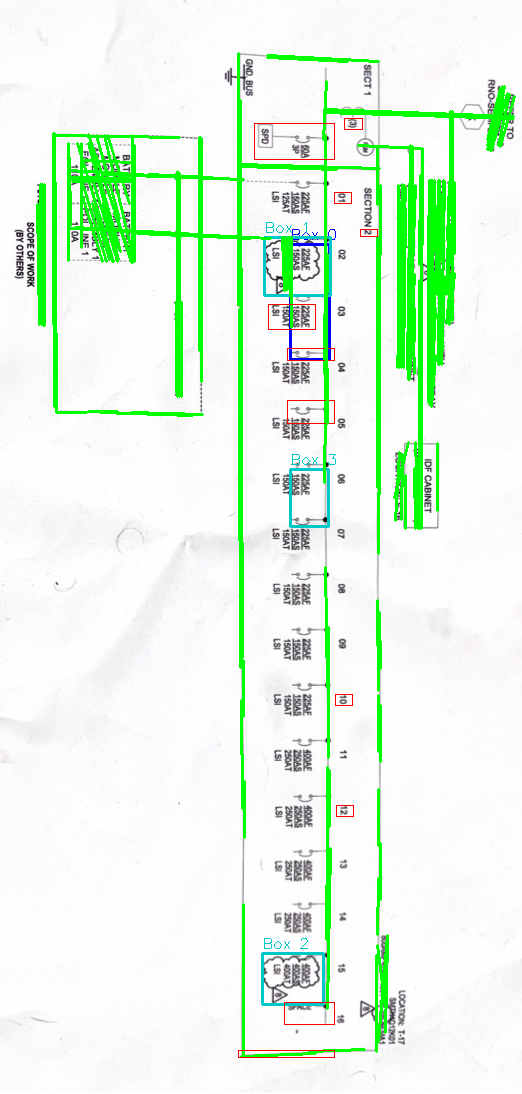
#> input picture annotated_drawing.png, 522 x 1094 px
$ python -i drawing_agent.py   (imports and definitions only)
#> lines starting #> are read from the running program, lines starting #| are printed output that depends on the picture; after the words box and inside, x2 and y2 are one past the last pixel; in counts of white or black regions, pixels touching at a corner belong together
### drawing_preprocessor.py
"""
OpenCV Preprocessing for Electrical Drawings
Detects equipment boxes, connection lines, and text regions BEFORE AI analysis
This is what makes autonomous SLD reading possible
"""

import cv2
import numpy as np
from typing import List, Dict, Tuple, Optional
from dataclasses import dataclass

@dataclass
class EquipmentBox:
    """Detected equipment box on drawing"""
    x: int
    y: int
    width: int
    height: int
    center_x: int
    center_y: int
    area: int
    has_text: bool = False

@dataclass
class ConnectionLine:
    """Detected line connecting equipment"""
    x1: int
    y1: int
    x2: int
    y2: int
    length: float
    angle: float
    source_box: Optional[int] = None
    dest_box: Optional[int] = None
    text_region: Optional[Tuple[int, int, int, int]] = None

@dataclass
class TextRegion:
    """Detected text region (potential labels/specs)"""
    x: int
    y: int
    width: int
    height: int
    near_line: Optional[int] = None
    near_box: Optional[int] = None


class DrawingPreprocessor:
    """
    Preprocesses electrical drawings to detect structure before AI analysis
    Uses OpenCV to find equipment boxes, connection lines, and text regions
    """

    def __init__(self, image_path: str):
        """Load and prepare image for analysis"""
        self.image_path = image_path
        self.image = cv2.imread(image_path)
        self.gray = cv2.cvtColor(self.image, cv2.COLOR_BGR2GRAY)
        self.height, self.width = self.gray.shape

        # Detection results
        self.equipment_boxes: List[EquipmentBox] = []
        self.connection_lines: List[ConnectionLine] = []
        self.text_regions: List[TextRegion] = []

    def detect_equipment_boxes(self, min_size: int = 1000, max_size: int = 50000) -> List[EquipmentBox]:
        """
        Detect rectangular equipment boxes (switchboards, panels, transformers)

        Returns equipment boxes sorted by size (largest first = likely main equipment)
        """
        # Adaptive threshold to handle varying contrast
        binary = cv2.adaptiveThreshold(
            self.gray, 255, cv2.ADAPTIVE_THRESH_GAUSSIAN_C,
            cv2.THRESH_BINARY_INV, 11, 2
        )

        # Find contours
        contours, _ = cv2.findContours(binary, cv2.RETR_EXTERNAL, cv2.CHAIN_APPROX_SIMPLE)

        boxes = []
        for contour in contours:
            # Get bounding rectangle
            x, y, w, h = cv2.boundingRect(contour)
            area = w * h

            # Filter by size and aspect ratio
            if min_size < area < max_size:
                aspect_ratio = w / h if h > 0 else 0

                # Equipment boxes are roughly rectangular (not extreme aspect ratios)
                if 0.3 < aspect_ratio < 3.0:
                    boxes.append(EquipmentBox(
                        x=x, y=y, width=w, height=h,
                        center_x=x + w//2,
                        center_y=y + h//2,
                        area=area
                    ))

        # Sort by area (largest first - likely main equipment)
        boxes.sort(key=lambda b: b.area, reverse=True)

        self.equipment_boxes = boxes
        return boxes

    def detect_connection_lines(self, min_length: int = 50) -> List[ConnectionLine]:
        """
        Detect lines connecting equipment (electrical feeders)

        Uses Hough Line Transform to find straight lines
        """
        # Edge detection
        edges = cv2.Canny(self.gray, 50, 150, apertureSize=3)

        # Detect lines using probabilistic Hough transform
        lines = cv2.HoughLinesP(
            edges,
            rho=1,
            theta=np.pi/180,
            threshold=50,
            minLineLength=min_length,
            maxLineGap=10
        )

        connection_lines = []
        if lines is not None:
            for line in lines:
                x1, y1, x2, y2 = line[0]

                # Calculate length and angle
                length = np.sqrt((x2 - x1)**2 + (y2 - y1)**2)
                angle = np.arctan2(y2 - y1, x2 - x1) * 180 / np.pi

                if length >= min_length:
                    connection_lines.append(ConnectionLine(
                        x1=x1, y1=y1, x2=x2, y2=y2,
                        length=length,
                        angle=angle
                    ))

        self.connection_lines = connection_lines
        return connection_lines

    def detect_text_regions(self) -> List[TextRegion]:
        """
        Detect regions likely to contain text (labels, specs, annotations)

        Uses morphological operations to find text-like patterns
        """
        # Threshold
        _, binary = cv2.threshold(self.gray, 0, 255, cv2.THRESH_BINARY_INV + cv2.THRESH_OTSU)

        # Morphological operations to connect text
        kernel = cv2.getStructuringElement(cv2.MORPH_RECT, (10, 3))
        dilated = cv2.dilate(binary, kernel, iterations=1)

        # Find text contours
        contours, _ = cv2.findContours(dilated, cv2.RETR_EXTERNAL, cv2.CHAIN_APPROX_SIMPLE)

        text_regions = []
        for contour in contours:
            x, y, w, h = cv2.boundingRect(contour)

            # Text regions are typically wider than tall
            aspect_ratio = w / h if h > 0 else 0

            # Filter for text-like regions
            if aspect_ratio > 1.5 and 100 < w * h < 10000:
                text_regions.append(TextRegion(x=x, y=y, width=w, height=h))

        self.text_regions = text_regions
        return text_regions

    def associate_text_with_lines(self, proximity_threshold: int = 30):
        """
        Associate detected text regions with nearby connection lines
        Text near a line likely describes that feeder's specifications
        """
        for text_region in self.text_regions:
            text_center_x = text_region.x + text_region.width // 2
            text_center_y = text_region.y + text_region.height // 2

            min_distance = float('inf')
            nearest_line_idx = None

            for idx, line in enumerate(self.connection_lines):
                # Calculate distance from text center to line
                distance = self._point_to_line_distance(
                    text_center_x, text_center_y,
                    line.x1, line.y1, line.x2, line.y2
                )

                if distance < min_distance and distance < proximity_threshold:
                    min_distance = distance
                    nearest_line_idx = idx

            if nearest_line_idx is not None:
                text_region.near_line = nearest_line_idx
                # Store text region coordinates with the line
                self.connection_lines[nearest_line_idx].text_region = (
                    text_region.x, text_region.y,
                    text_region.width, text_region.height
                )

    def associate_lines_with_boxes(self, proximity_threshold: int = 20):
        """
        Determine which equipment boxes each line connects
        This reveals the power distribution topology
        """
        for line_idx, line in enumerate(self.connection_lines):
            # Check line endpoints against box locations
            for box_idx, box in enumerate(self.equipment_boxes):
                # Check if line start point is near/in box
                if self._point_near_box(line.x1, line.y1, box, proximity_threshold):
                    if line.source_box is None:
                        line.source_box = box_idx

                # Check if line end point is near/in box
                if self._point_near_box(line.x2, line.y2, box, proximity_threshold):
                    if line.dest_box is None:
                        line.dest_box = box_idx

    def _point_to_line_distance(self, px: int, py: int,
                                  x1: int, y1: int, x2: int, y2: int) -> float:
        """Calculate perpendicular distance from point to line segment"""
        line_length_squared = (x2 - x1)**2 + (y2 - y1)**2

        if line_length_squared == 0:
            return np.sqrt((px - x1)**2 + (py - y1)**2)

        # Calculate projection parameter
        t = max(0, min(1, ((px - x1) * (x2 - x1) + (py - y1) * (y2 - y1)) / line_length_squared))

        # Find closest point on line segment
        proj_x = x1 + t * (x2 - x1)
        proj_y = y1 + t * (y2 - y1)

        # Return distance to closest point
        return np.sqrt((px - proj_x)**2 + (py - proj_y)**2)

    # [13 lines left out: function _point_near_box, not called in this run]

    def analyze_drawing_structure(self) -> Dict:
        """
        Complete analysis: detect all elements and their relationships

        Returns structured data about drawing topology
        """
        print("🔍 Preprocessing drawing with OpenCV...")

        # Detect all elements
        boxes = self.detect_equipment_boxes()
        print(f"   Found {len(boxes)} equipment boxes")

        lines = self.detect_connection_lines()
        print(f"   Found {len(lines)} connection lines")

        text_regions = self.detect_text_regions()
        print(f"   Found {len(text_regions)} text regions")

        # Associate elements
        self.associate_text_with_lines()
        self.associate_lines_with_boxes()

        # Build topology
        topology = {
            'equipment_boxes': boxes,
            'connection_lines': lines,
            'text_regions': text_regions,
            'main_equipment_idx': 0 if boxes else None,  # Largest box = likely main
        }

        # Identify likely main equipment (largest box with most connections)
        if boxes and lines:
            box_connections = [0] * len(boxes)
            for line in lines:
                if line.source_box is not None:
                    box_connections[line.source_box] += 1
                if line.dest_box is not None:
                    box_connections[line.dest_box] += 1

            # Main equipment = largest box with most connections
            main_idx = max(range(len(boxes)),
                          key=lambda i: (box_connections[i], boxes[i].area))
            topology['main_equipment_idx'] = main_idx

        print(f"   ✓ Main equipment: Box #{topology.get('main_equipment_idx', 'unknown')}")

        return topology

    # [31 lines left out: function create_annotated_image, not called in this run]


def preprocess_electrical_drawing(image_path: str) -> Dict:
    """
    Convenience function to preprocess an electrical drawing

    Returns topology data ready for AI analysis
    """
    preprocessor = DrawingPreprocessor(image_path)
    return preprocessor.analyze_drawing_structure()


# [23 lines that do not run on import are left out]

### drawing_agent.py
"""
Agentic Drawing Analyzer for Fieldwise
Claude autonomously examines electrical drawings using tools to zoom, enhance, and extract data

NOW WITH OPENCV PREPROCESSING FOR STRUCTURAL DETECTION
"""

import anthropic
import base64
import json
from PIL import Image
import io
from typing import Dict, List, Optional, Tuple

# Import comprehensive trade knowledge and validation
from trade_knowledge import (
    ELECTRICAL_WIRE_AMPACITY,
    ELECTRICAL_BREAKER_WIRE_RULES,
    ELECTRICAL_GROUND_WIRE_SIZING,
    HVAC_DUCT_SIZING,
    HVAC_ROUND_DUCT_SIZING,
    HVAC_CFM_PER_TON,
    PLUMBING_FIXTURE_UNITS,
    PLUMBING_WATER_PIPE_SIZING,
    PLUMBING_DRAIN_PIPE_SIZING,
    FIRE_SPRINKLER_SPACING,
    FIRE_SPRINKLER_PIPE_SIZING,
    validate_electrical_circuit,
    validate_hvac_duct,
    validate_plumbing_pipe,
    validate_fire_sprinkler,
)

# Import symbol recognition
from construction_symbols import (
    ELECTRICAL_SYMBOLS,
    MECHANICAL_SYMBOLS,
    PLUMBING_SYMBOLS,
    FIRE_PROTECTION_SYMBOLS,
    STRUCTURAL_SYMBOLS,
    IDENTIFICATION_RULES,
)

# Import deep blueprint literacy
from blueprint_literacy_deep import (
    CORE_UNDERSTANDING,
    SYSTEMATIC_SCAN,
    GRAPHICAL_VS_TABULAR,
    SPATIAL_REASONING,
    COMPLEXITY_DETECTION,
    VALIDATION_MINDSET,
    COMPLETION_CHECKLIST,
)

# Import OpenCV preprocessing
from drawing_preprocessor import preprocess_electrical_drawing

# Initialize Anthropic client
API_KEY = "your-api-key-here"  # Replace with your actual API key
# [1 line that did not run here, left out]


class DrawingAnalyzerAgent:
    """
    Autonomous agent that analyzes construction drawings
    Claude uses tools to zoom, enhance, and extract detailed information
    """

    # NEC Chapter 9 Table 5 - Conduit fill areas (40% fill for 3+ conductors)
    CONDUIT_FILL_AREA = {
        # EMT conduit sizes (in²) at 40% fill
        "1/2": 0.122,
        "3/4": 0.213,
        "1": 0.346,
        "1-1/4": 0.598,
        "1-1/2": 0.814,
        "2": 1.342,
        "2-1/2": 2.343,
        "3": 3.538,
        "3-1/2": 4.618,
        "4": 5.858,
    }

    # NEC Chapter 9 Table 8 - Wire cross-sectional areas (in² including insulation)
    WIRE_AREA_THHN = {
        # AWG sizes
        "14": 0.0097,
        "12": 0.0133,
        "10": 0.0211,
        "8": 0.0366,
        "6": 0.0507,
        "4": 0.0824,
        "3": 0.0973,
        "2": 0.1158,
        "1": 0.1562,
        # Ought sizes
        "1/0": 0.1855,
        "2/0": 0.2223,
        "3/0": 0.2679,
        "4/0": 0.3237,
        # MCM sizes
        "250": 0.3904,
        "300": 0.4536,
        "350": 0.5113,
        "400": 0.5863,
        "500": 0.7073,
        "600": 0.8316,
        "750": 1.0532,
        "1000": 1.3478,
    }

    # [82 lines left out: functions validate_conduit_fill, _recommend_conduit_size, not called in this run]

    def __init__(self, image_path: str, trade: str = "electrical"):
        """
        Initialize the agent with a drawing

        Args:
            image_path: Path to the drawing image (PNG, JPG)
            trade: Type of trade (electrical, mechanical, plumbing)
        """
#> called with image_path = 'annotated_drawing.png', trade = 'electrical'
        self.image_path = image_path
        self.trade = trade
        self.original_image = Image.open(image_path)
#> self.original_image is the input picture: PIL image 522x1094 RGB; mean R, G, B 229.7, 247, 230.1
        self.conversation_history = []
        self.max_iterations = 50  # Allow exhaustive analysis - we're building the best

        # PREPROCESSING: Detect drawing structure with OpenCV
        print("\n🔬 PREPROCESSING PHASE: Analyzing drawing structure...")
        self.topology = preprocess_electrical_drawing(image_path)
#> in __init__, `self.gray = cv2.cvtColor(self.image, cv2.COLOR_BGR2GRAY)`:
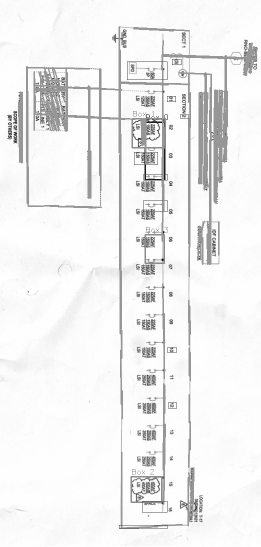
#> self.gray: shape (1094, 522) (shown at 1/2 size); min 4, max 255, mean 240
#> in detect_equipment_boxes, `binary = cv2.adaptiveThreshold( self.gray, 255, cv2.ADAPTIVE_THRESH_GA..`:
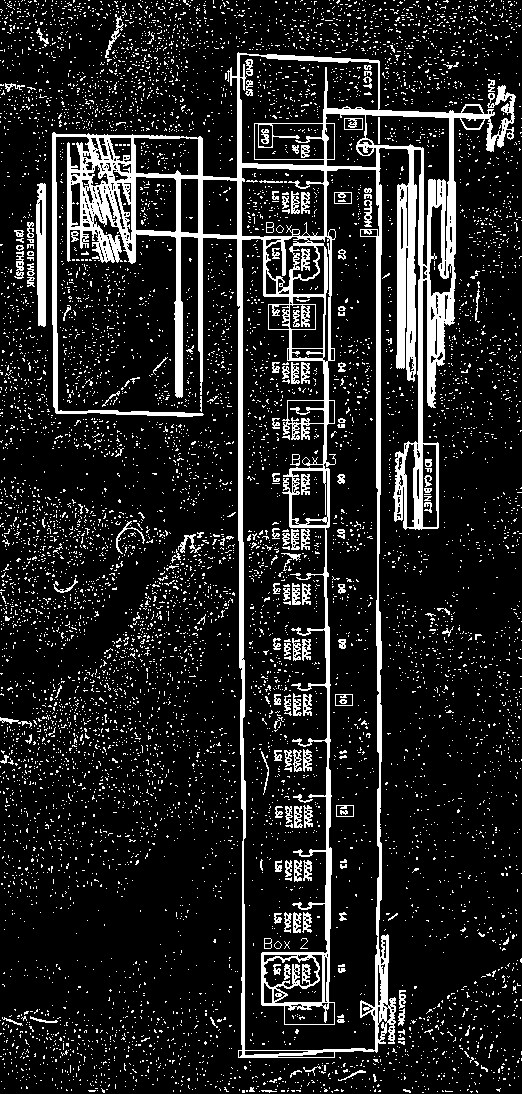
#> binary: shape (1094, 522); 13.6% white; 8714 white regions (8547 under 20 px)
#> in detect_equipment_boxes, `contours, _ = cv2.findContours(binary, cv2.RETR_EXTERNAL, cv2.CHAIN_AP..`: contours = 7248 contours, 7222 with area under 20; largest, box (x1, y1, x2, y2) and area: (52, 52, 516, 1058) 177898, (36, 183, 46, 327) 1116, (105, 14, 124, 58) 102, (14, 251, 24, 279) 97, (178, 534, 201, 553) 92
#> the loop in detect_equipment_boxes, `for contour in contours:` made 7248 passes
#> (x, y, w, h, area) on passes 18, 27, 38: (261, 1090, 16, 3, 48), (403, 1089, 8, 4, 32), (496, 1088, 5, 4, 20)
#> after the loop in detect_equipment_boxes, `for contour in contours:`: boxes = []
#|    Found 0 equipment boxes
#> in detect_connection_lines, `edges = cv2.Canny(self.gray, 50, 150, apertureSize=3)`:
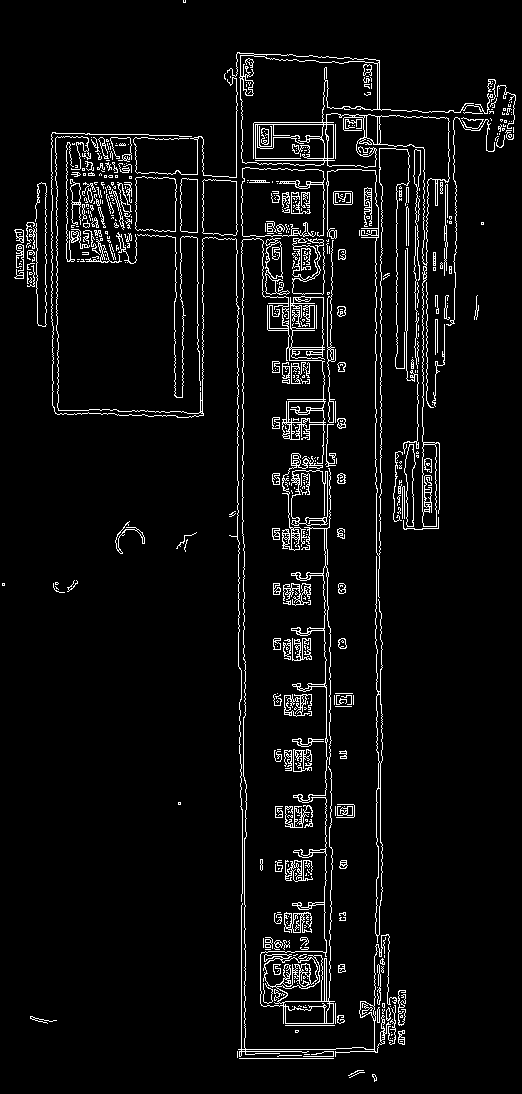
#> edges: shape (1094, 522); 5.3% white in thin lines or dots
#> in detect_connection_lines, `lines = cv2.HoughLinesP( edges, rho=1, theta=np.pi/180, threshold=50, ..`: lines = 150 rows, first 6: [376, 750, 376, 459], [327, 528, 327, 461], [381, 457, 381, 184], [324, 938, 324, 886], [290, 158, 292, 254], [283, 1006, 284, 913]
#> the loop in detect_connection_lines, `for line in lines:` made 150 passes
#> (x1, y1, x2, y2, length, angle) on passes 1 to 8: (376, 750, 376, 459, 291, -90), (327, 528, 327, 461, 67, -90), (381, 457, 381, 184, 273, -90), (324, 938, 324, 886, 52, -90), (290, 158, 292, 254, 96.02, 88.81), (283, 1006, 284, 913, 93.01, -89.38), (243, 479, 243, 274, 205, -90), (301, 988, 301, 937, 51, -90)
#> (the rest of the program and of its run is left out)
